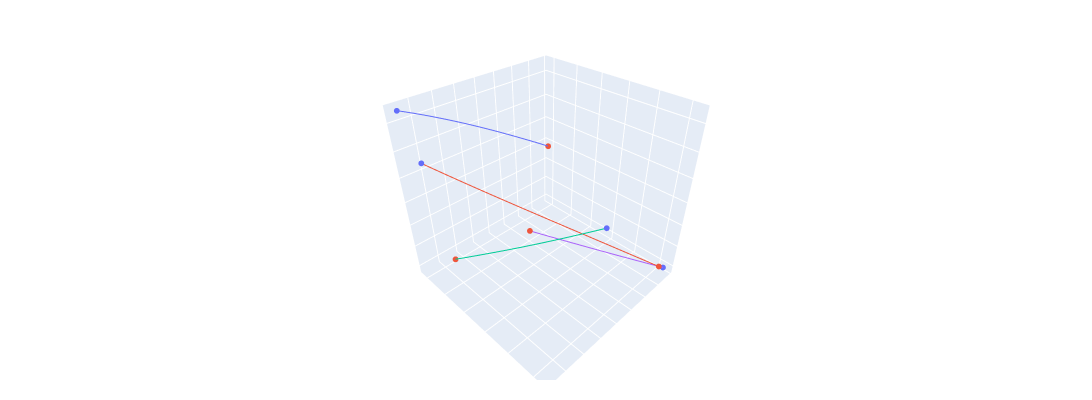

Source (notebook cell):
### Code cell
# Ground truth
multiviz_trajs(x_trajs, y_trajs, z_trajs, nrows=1, ncols=1, num_agents=num_agent, height=400, width=1_600)
